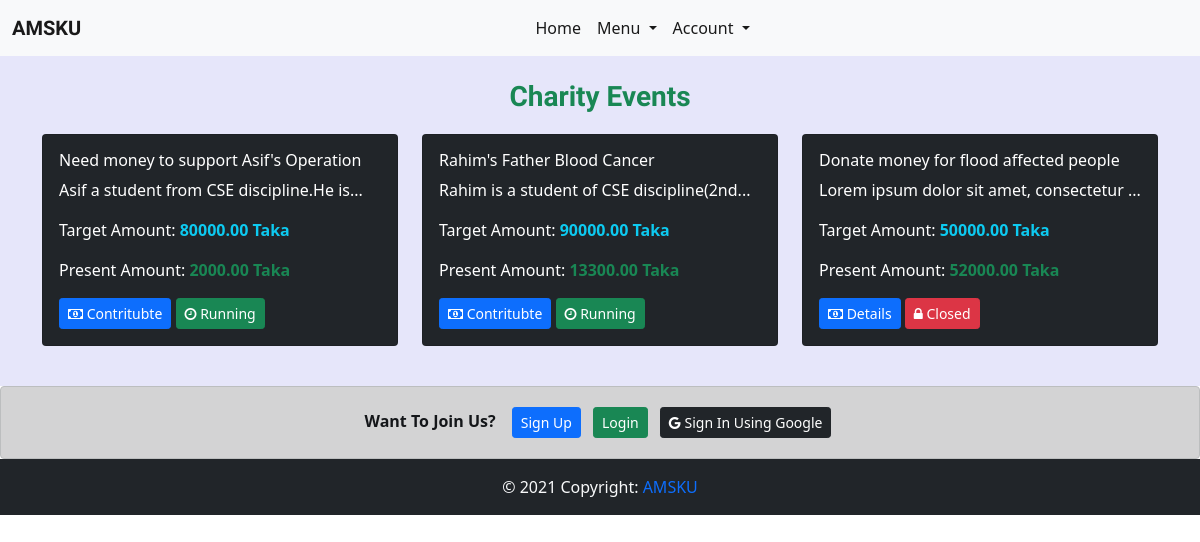
The app's page /charity-events/ with its own data.
### charity_events/models.py (models this page shows, shortened)
class Event(models.Model):
    discipline_list = ['Architecture','CSE','ECE','Math','URP','Physics','Chemistry','Stat','Pharmacy','BGE','FWT','FMRT','Agrotechnology','ES','SWE','BAD','HRM','DP','PM','DS','History','English','Bangla','IER','Sculpture','Econ','Sociology','MCJ','Law']
    Discipline_Choices = []
    for x in discipline_list:
        Discipline_Choices.append((x,x))
    headline = models.CharField(max_length=200)
    description = models.TextField()
    created_on = models.DateTimeField(default=datetime.now)
    discipline = models.CharField(max_length=255,choices=Discipline_Choices,blank=True)
    target_amount = models.DecimalField(max_digits=15, decimal_places=2)
    present_amount = models.DecimalField(max_digits=15, decimal_places=2,default=0)
    running = models.BooleanField(default=True)

### charity_events/views.py (the view)
# urls.py: path('',IndexView.as_view(),name='index_view'),
class IndexView(ListView):
    model = Event
    queryset = Event.objects.order_by('-running','-created_on')
    template_name = 'charity_events/index.html'

### home/context_processors.py (called while the page is built)
def add_variable_to_context(request):
    current_news_letter = News_Letter.objects.all().order_by('-start_date').first()
    return {
        'current_newsletter':current_news_letter,
    }

### templates/charity_events/index.html
{% extends 'base.html' %}
{% block content %}
<h3 class='header text-success'>Charity Events</h3>
<div class="row">
    {% for event in event_list %}
        <div class="col-sm-4 mb-3">
            <div class="card bg-dark text-white">
                <div class="card-body">
                    <h6>{{event.headline}}</h6>
                    <p>{{event.description| slice:40}}...</p>
                    <p>Target Amount: <span class="text-info fw-bold">{{event.target_amount}} Taka</span> </p>
                    <p>Present Amount: <span class="text-success fw-bold">{{event.present_amount}} Taka</span></p>
                    {% if event.running %}
                    <a href={% url 'charity_events:detail_view' event.id %}><button class='btn btn-primary btn-sm'><i class='fa fa-money'></i> Contritubte</button></a>
                    <button class='btn btn-success btn-sm'><i class='fa fa-clock-o'></i> Running</button>
                    {% else %}
                    <a href={% url 'charity_events:detail_view' event.id %}><button class='btn btn-primary btn-sm'><i class='fa fa-money'></i> Details</button></a>
                    <button class='btn btn-danger btn-sm'><i class='fa fa-lock'></i> Closed</button>
                    {% endif %}
                </div>
            </div>
        </div>
        {% endfor %}
    </div>
{% endblock content %}

### templates/base.html (style rules this page uses)
* { padding: 0; margin: 0; }
.header { text-align: center; padding-bottom: 12px; font-family: 'Signika', sans-serif; font-weight: 600; }

### records on screen
Event: headline "Need money to support Asif's Operation", description "Asif a student from CSE discipline.He is", target_amount "80000.00", present_amount "2000.00", running True (drawn)
Event: headline "Rahim's Father Blood Cancer", description "Rahim is a student of CSE discipline(2nd", target_amount "90000.00", present_amount "13300.00", running True (drawn)
Event: headline "Donate money for flood affected people", description "Lorem ipsum dolor sit amet, consectetur", target_amount "50000.00", present_amount "52000.00", running False (drawn)
